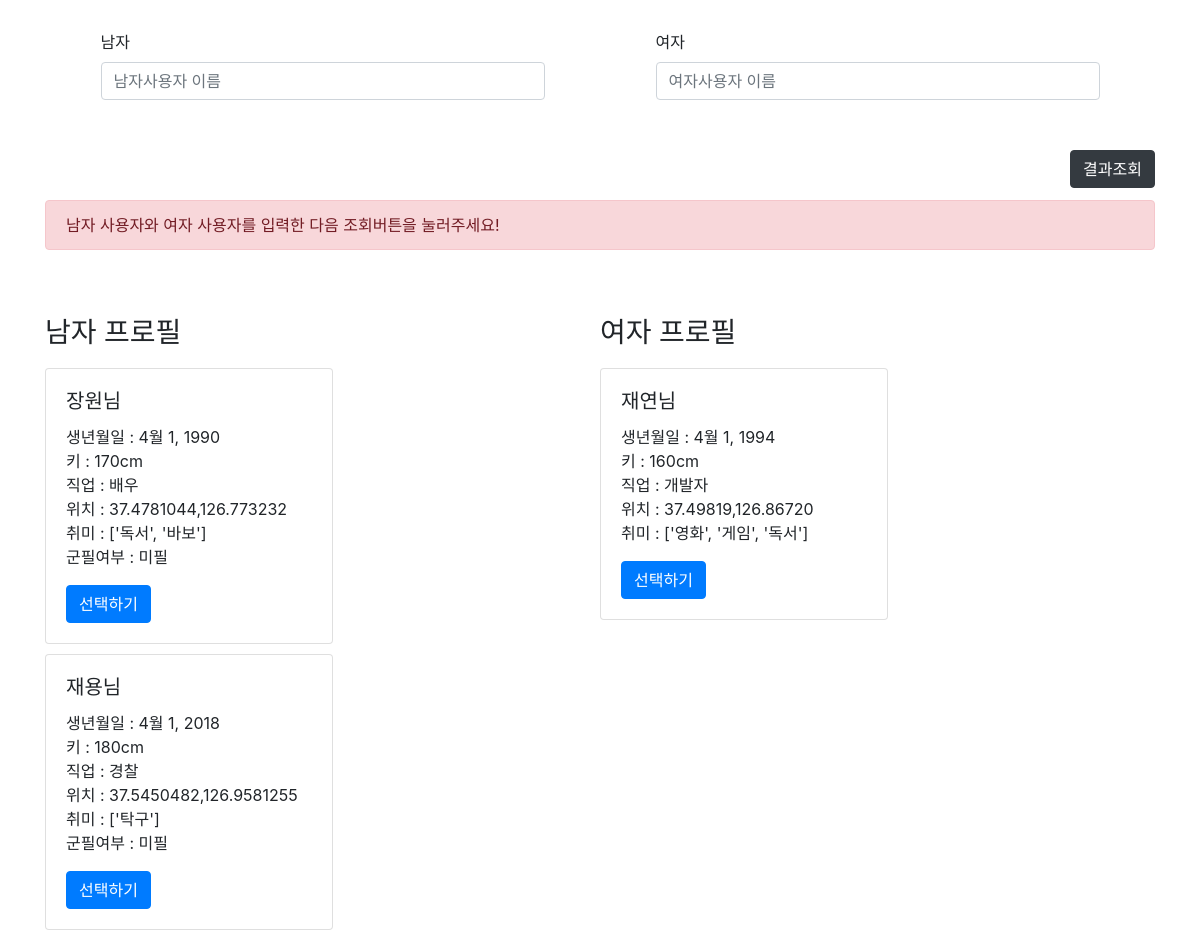
Before: / with the older database file.
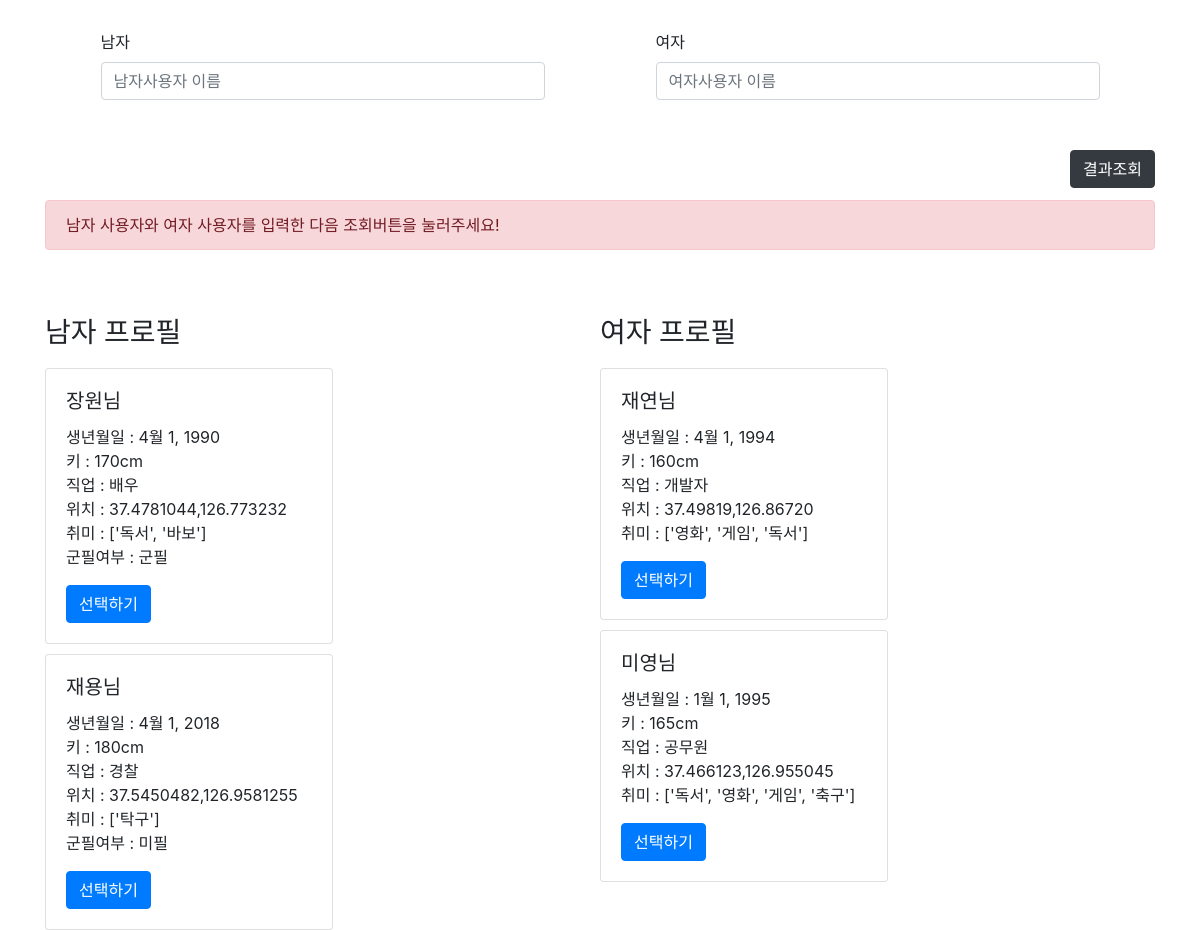
After: the same page with the newer database file.
### CoupleManager/models.py (models this page shows, shortened)
class Male(models.Model):
    name     = models.CharField(max_length=5, validators = [name_validator])
    birthday   = models.DateField()
    height = models.IntegerField(validators=[MinValueValidator(160), MaxValueValidator(200)])
    job = models.CharField(max_length=10, validators = [job_validator])
    location = models.CharField(max_length=50, validators = [lnglat_validator])
    hobbys = models.CharField(max_length=250, null=True, blank=True)
    is_fulled = models.BooleanField()

class Female(models.Model):
    name     = models.CharField(max_length=5, validators = [name_validator])
    birthday   = models.DateField()
    height = models.IntegerField(validators=[MinValueValidator(150), MaxValueValidator(190)])
    job = models.CharField(max_length=10, validators = [job_validator])
    location = models.CharField(max_length=50, validators = [lnglat_validator])
    hobbys = models.CharField(max_length=250, null=True, blank=True)

### CoupleManager/views.py (the view)
# urls.py: url(r'^$', UserList.as_view(), name='list')
class UserList(TemplateView):
    template_name = 'CoupleManager/list.html'
    def get_context_data(self, **kwargs):
        female = self.request.GET.get('female', '')
        male = self.request.GET.get('male', '')
        context = super(UserList, self).get_context_data(**kwargs)
        print(male)
        print(female)
        context['males'] = Male.objects.all()
        context['females'] = Female.objects.all()
        if female and male:
            couple = CoupleManager()
            couple.male = str(male)
            couple.female = str(female)
            dict = {}
            dict['error'] = "False"
            dict['male'] = male
            dict['female'] = female
            dict['diff'] = couple.diff()
            dict['distance'] = couple.distance()
            dict['hobbys'] = couple.same_hobby()
            dict['fulfilled'] = couple.fulfilled()
        else:
            dict = {}
            dict['error'] = "True"
            dict['message'] = "데이터가 없습니다."
        context["results"] = dict
        print(dict)
        return context

### template/CoupleManager/list.html (shortened to what this page needs)
{% extends "base.html" %}
{% block content %}
<form class="form" method="GET" action=".">
    <div style="width: 100%; height: 150px;">
        <div class="form-group">
            <label for="formGroupExampleInput">남자</label>
            <input type="text" class="form-control male_input" id="formGroupExampleInput" placeholder="남자사용자 이름" name="male"  value="{{ request.GET.male }}">
        </div>
        <div class="form-group">
            <label for="formGroupExampleInput2">여자</label>
            <input type="text" class="form-control female_input" id="formGroupExampleInput2" placeholder="여자사용자 이름" name="female" value="{{ request.GET.female }}">
        </div>
    </div>
    <div id="search_btn">
        <button type="submit" class="btn btn-dark">결과조회</button>
    </div>
</form>
{% if results.error|truncatechars:10 == "True" %}
<div class="alert alert-danger" role="alert">
  남자 사용자와 여자 사용자를 입력한 다음 조회버튼을 눌러주세요!
</div>
{% endif %}
<div class="male_profile">
    <h3>남자 프로필</h3>
    {% for male in males %}
    <div class="card" style="width: 18rem;">
        <div class="card-body">
            <h5 class="card-title">{{ male.name }}님</h5>
            <p class="card-text">
                생년월일 : {{ male.birthday }} <br/>
                키 : {{ male.height }}cm <br/>
                직업 : {{ male.job }} <br/>
                위치 : {{ male.location }} <br/>
                취미 : {{ male.hobbys }} <br/>
                {% if male.is_fulled|truncatechars:10 == 'False' %}
                군필여부 : 미필
                {% else %}
                군필여부 : 군필
                {% endif %}
            </p>
            <a href="#" class="btn btn-primary male">선택하기</a>
        </div>
    </div>
    {% endfor %}
</div>
<div class="female_profile">
    <h3>여자 프로필</h3>
    {% for female in females %}
    <div class="card" style="width: 18rem;">
      <div class="card-body">
        <h5 class="card-title">{{ female.name }}님</h5>
        <p class="card-text">
            생년월일 : {{ female.birthday }} <br/>
            키 : {{ female.height }}cm <br/>
            직업 : {{ female.job }} <br/>
            위치 : {{ female.location }} <br/>
            취미 : {{ female.hobbys }} <br/>
        </p>
        <a href="#" class="btn btn-primary female">선택하기</a>
      </div>
    </div>
{% endfor %}
</div>
{% endblock content %}

### template/base.html (shortened to what this page needs)
<!DOCTYPE html>
<html lang="en">
<head>
    <link rel="stylesheet" href="//code.jquery.com/ui/1.12.1/themes/base/jquery-ui.css">
    <link rel="stylesheet" href="https://maxcdn.bootstrapcdn.com/bootstrap/4.0.0/css/bootstrap.min.css">
</head>
<body>
    <div class="container">
        {% block content %}
        {% endblock content %}
    </div>
</body>
</html>

### template/CoupleManager/snippets/list_css.html (style rules this page uses)
.card { float: left; margin-top:10px; }
.male_profile { width:50%; float: left; margin-top:50px; }
.female_profile { width:50%; float: left; margin-top:50px; }
.form-group { width:40%; margin-top:30px !important; margin:0px 5%; float: left; }
#search_btn { float:right; }
.alert.alert-danger { margin-top:50px; }

Changed rows visible on the page:
changed Male "장원": is_fulled "군필여부 : 미필" → "군필여부 : 군필"
added Female: name "미영", birthday "1월 1, 1995", height "165", job "공무원", location "37.466123,126.955045", hobbys "['독서', '영화', '게임', '축구']"
